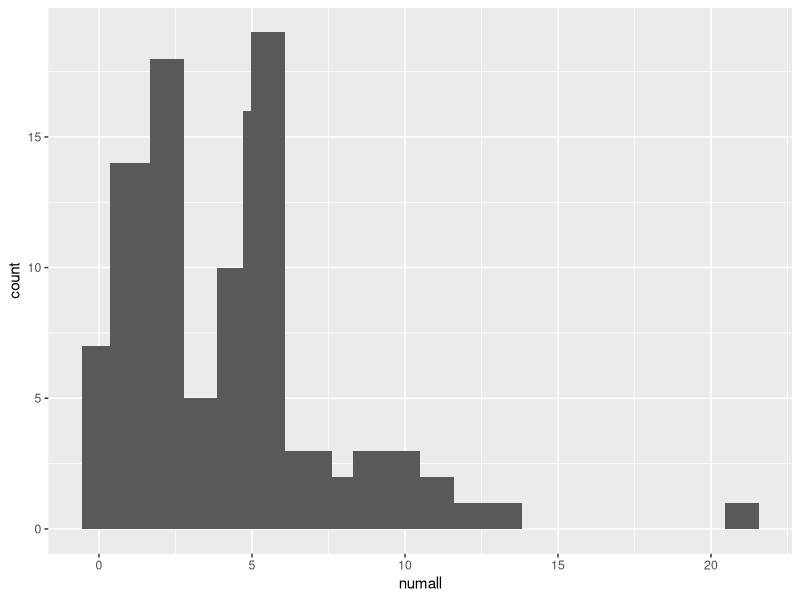
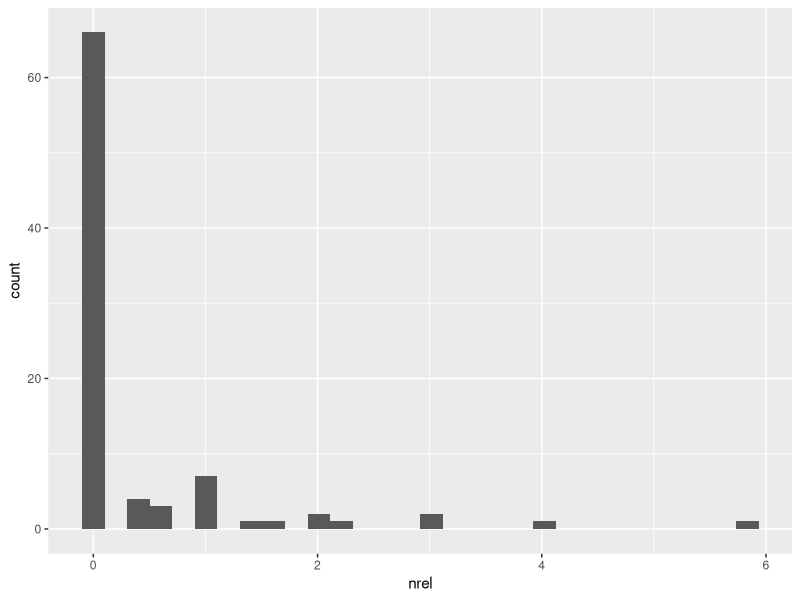
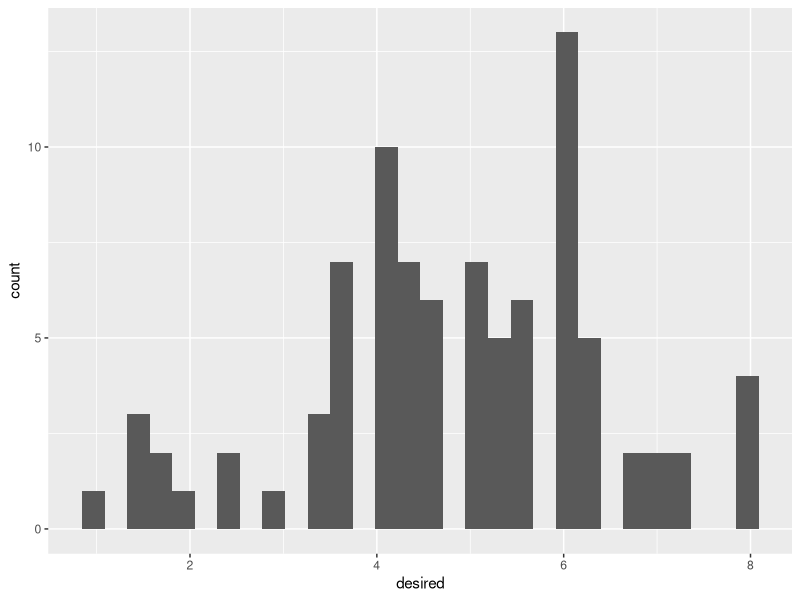
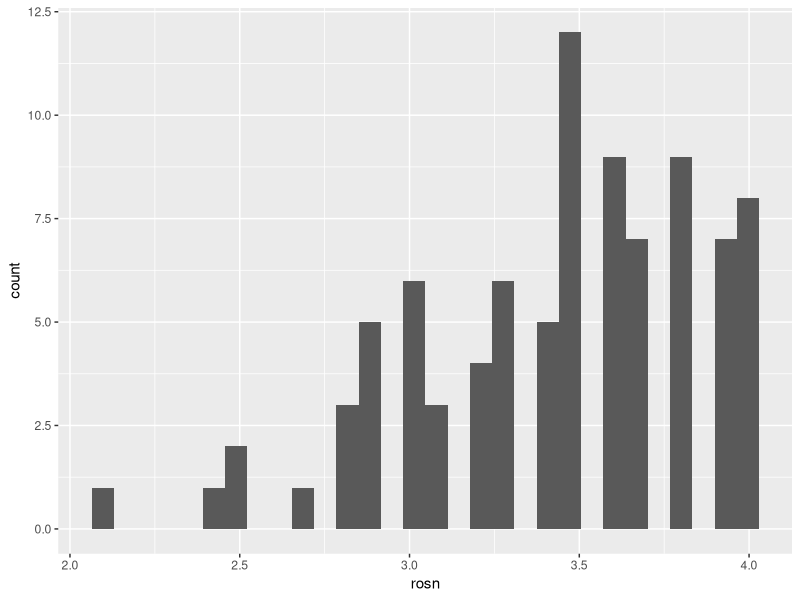
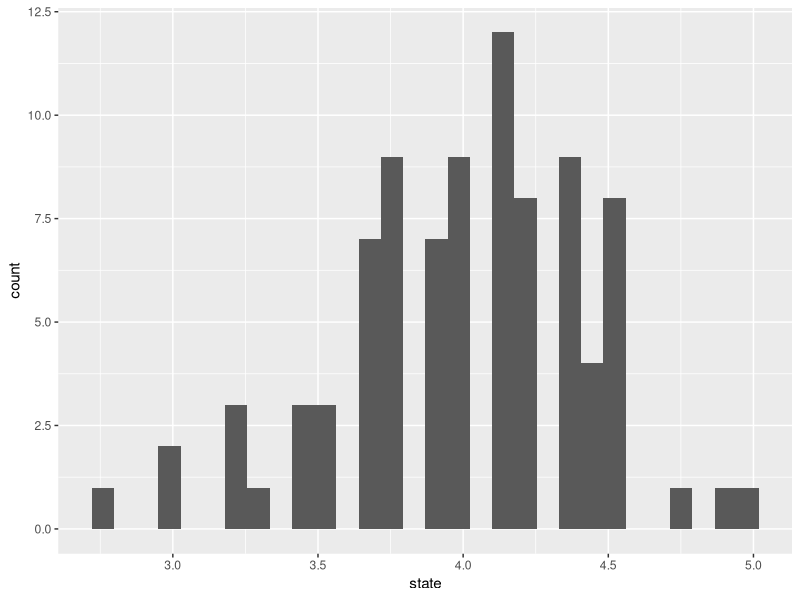
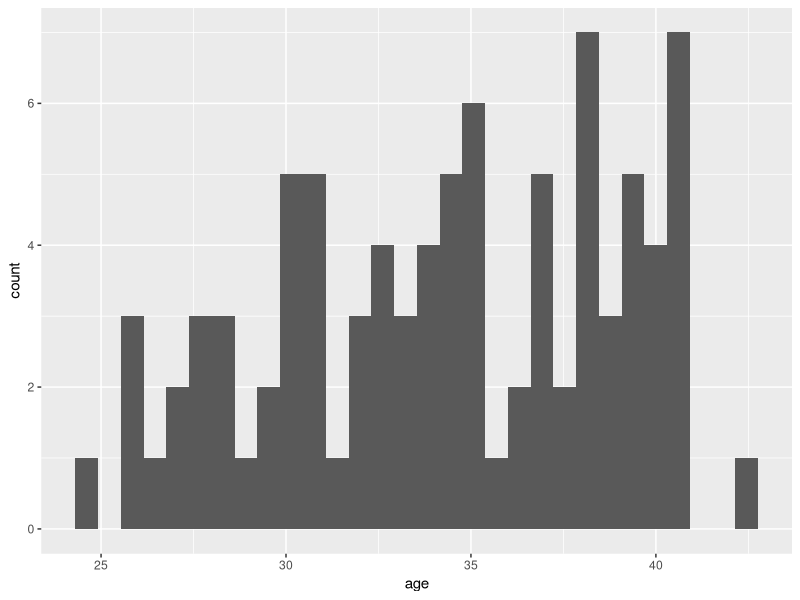

Source code (R) for these figures, in order: (Note: this script raises an error after producing the figures.)
## ---- chunk 1
knitr::opts_chunk$set(echo = TRUE)
## ---- chunk 2

pkg <- c('car', 'plyr', 'ggplot2', 'Hmisc', 'stargazer',
         'ggpubr', 'gridExtra', 'wesanderson', 'MASS')

lapply(pkg, require, character.only = T)

#change to your git location
#setwd("C:\Users\nishray\Documents\Berkeley_MIDS\W271\w271_lab2\DeHartSimplified.csv")

# data_c <- read.csv("C:\\Users\\nishray\\Documents\\Berkeley_MIDS\\W271\\w271_lab2\\DeHartSimplified.csv")
data_c <- read.csv("DeHartSimplified.csv", sep=",")
## ---- chunk 3
# Reducing data to first Saturday following the texbook methodology
df_sat <- data_c[data_c$dayweek == 6,]
## ---- chunk 4
# Missing Data Inspection
df_sat[which(complete.cases(df_sat) == F),]
## ---- chunk 5
#library(sos)
#findFn("describe")
# May be overdoing it
Hmisc::describe(df_sat, skew = T)

#par(mfrow=c(1,3))

#Variables of immediate interest: rosn = self-worth, nrel=negative relationship interactions, desired = desire to drink
#We see that Id identifies a single respondant: each respondant has 7 responses (one for each day of the week)
ggplot(data = df_sat, aes(x = numall)) + geom_histogram() + stat_bin(bins = 20)
ggplot(data = df_sat, aes(x = nrel)) + geom_histogram()
ggplot(data = df_sat, aes(x = desired)) + geom_histogram()
ggplot(data = df_sat, aes(x = rosn)) + geom_histogram()
ggplot(data = df_sat, aes(x = state)) + geom_histogram()
ggplot(data = df_sat, aes(x = age)) + geom_histogram()




dplyr::count(data, id)

#We see a skewed response distribution by gender
dplyr::count(data, gender)
## ---- chunk 6
# Plot of dependent variable vs poisson distribution
rel.freq <- table(data$numall)/length(data$numall)
rel.freq2 <- c(rel.freq, rep(0, times=7))
y <- 0:24
prob <- round(dpois(y, mean(data$numall)), 4)
plot(y-0.1, prob, type="h", ylab="Probability", xlab="# of Drinks", main="Observed Data vs Poisson")
axis(side=1, at=seq(0,24,2))
lines(y+0.1, y=rel.freq2, type="h", col='red')
legend(17,0.25, c("Poisson", "Observed"), col=c('black','red'), lty=c('solid','solid'), bty='n')
## ---- chunk 7
#bucket data
data['nrelBucket'] <- transform(data, group=cut(as.numeric(sub('[%]', '', nrel+.001)), 
    breaks=c(0,1, 2, 3, 4,5,6,7,8.1),
    labels=c('0-1', '1-2', '2-3', '3-4', '4-5', '5-6','6-7','7-8')))$group

data['rosnBucket'] <- transform(data, group=cut(as.numeric(sub('[%]', '', rosn)), 
    breaks=c(2,2.5, 3, 3.5, 4),
    labels=c('2-2.5', '2.5-3', '3-3.5', '3.5-4')))$group

data['desiredBucket'] <- transform(data, group=cut(as.numeric(sub('[%]', '', desired+.001)), 
    breaks=c(0,1, 2, 3, 4,5,6,7,8.1),
    labels=c('0-1', '1-2', '2-3', '3-4', '4-5', '5-6','6-7','7-8')))$group

length(data[data$nrel > 0, "nrel"])
#146 observations actually have nrel > 0. This could lead to an overestimation of the effect of nrel, especially in cases where nrel is very high.
data['HasNrel'] = data$nrel > 0

## ---- chunk 8
#distribution of average desired by id
avgDrink <- data.frame(aggregate(desired ~ id, data, mean))
hist(avgDrink$desired)

#we can see that the average desire to drink is also a normal distribution. This suggests that when we are looking at a desire to drink, we might want to consider what that person's "baseline" drinking is

#we can do this by taking a desire to drink as a distance from average desire to drink

data = merge(data, avgDrink, by="id")
data = rename(data, c('desired.y' = 'Id_MeanDrink', 'desired.x' = 'desired'))
## ---- chunk 9
data['desired_adj'] = data$desired - data$Id_MeanDrink
hist(data$desired_adj)

#this gives a normal distribution of desired

## ---- chunk 10
#Split out three variables of interest by gender

biv_1 <- ggplot(data, aes(factor(gender), rosn)) + geom_boxplot(aes(fill=factor(gender))) +
         geom_jitter(width=0.1) + xlab("Gender")       + ggtitle("Self-worth")      +
         theme(plot.title=element_text(lineheight=1, face="bold"))

biv_2 <- ggplot(data, aes(factor(gender), negevent)) + geom_boxplot(aes(fill=factor(gender))) +
         geom_jitter(width=0.1) + xlab("negevent")       + ggtitle("Neg. Rel. Events")      +
         theme(plot.title=element_text(lineheight=1, face="bold"))

biv_3 <- ggplot(data, aes(factor(gender), desired)) + geom_boxplot(aes(fill=factor(gender))) +
         geom_jitter(width=0.1) + xlab("desired")       + ggtitle("Drinking Desire")      +
         theme(plot.title=element_text(lineheight=1, face="bold"))

ggarrange(biv_1, biv_2, biv_3, ncol=3, common.legend = TRUE, legend="bottom")
## ---- chunk 11

# Does  self esteem relate to desire to drink
ggplot(data = data, aes(x = rosn, y = desired)) + geom_point(alpha = 0.3) +
  geom_smooth() + xlab("Self-Esteem") + ylab("Desire to Drink")

# Does Negative Romantic events relate to the desire to drink
ggplot(data = data, aes(x = nrel, y = desired)) + geom_point(alpha = 0.3) +
  geom_smooth() + xlab("Negative Romantic Events") + ylab("Desire to Drink")

# Does Self-Esteem  relate to Total drink consumption
ggplot(data = data, aes(x = rosn, y = numall)) + geom_point(alpha = 0.3) +
  geom_smooth() + xlab("Self-Esteem") + ylab("Total Drink Consumption")

# Looking At the Desire to Drink by Negative Events by Gender
ggplot(data = data, aes(x = rosn, y = desired, fill = as.factor(gender))) + geom_point(alpha = 0.3) +
  geom_smooth() + xlab("Self-Esteem") + ylab("Desire to Drink")

# Does self-esteem vary by gender?
ggplot(data = data, aes(x = as.factor(gender), y = rosn)) + geom_boxplot(aes(fill=factor(gender))) + geom_jitter(width=0.1)

# Does self-esteem vary by age
ggplot(data = data, aes(x = age, y = rosn)) + geom_point(alpha = 0.3) +
  geom_smooth() + xlab("Age") + ylab("Self-Esteem")

# Numall by desire to drink, colorized by nrel binarized

ggplot(data = data, aes(x = desired, y = numall, colour = as.factor(HasNrel))) + 
  geom_point() + geom_smooth() + xlab("Total Drink Consumption") +
  ylab("Desire to Drink")

# Numall by desire to drink, colorized by self esteem

ggplot(data = data, aes(x = desired, y = numall, color = rosn)) + 
  geom_point() + geom_smooth() + xlab("Total Drink Consumption") +
  ylab("Desire to Drink")

# plot nrel versus rosn, colored by desire to drink
ggplot(data, aes(x=nrel, y=rosn,color=desired)) + geom_point()
## ---- chunk 12
#volume and mean desire to drink in each bucket
dplyr::count(data, nrelBucket, rosnBucket, desiredBucket)

xtabs(desired ~ nrelBucket, aggregate(desired ~ nrelBucket, data, mean))
xtabs(desired ~ rosnBucket, aggregate(desired ~ rosnBucket, data, mean))

xtabs(desired ~ nrelBucket + rosnBucket, aggregate(desired ~ nrelBucket + rosnBucket, data, mean))
table(data$nrelBucket, data$rosnBucket)

## ---- chunk 13
data.frame(aggregate(desired ~ HasNrel, data, mean))
#little difference between 0 and nonzero here.
#test for significance of difference using wilcoxon rank sum test
#unaltered desired to drink - nonsignificant, closer to significance
wilcox.test(data[data$nrel > 0, "desired"], data[data$nrel == 0, "desired"])
#adjusted desire to drink - nonsignificant
wilcox.test(data[data$nrel > 0, "desired_adj"], data[data$nrel == 0, "desired_adj"])
## ---- chunk 14
mod <- glm(numall ~ nrel + rosn + nrel*rosn, family=poisson(link="log"), data=data)
summary(mod)
